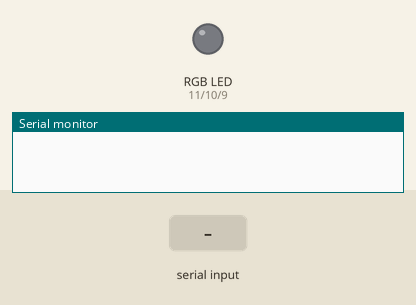
Simulated run of this sketch. Board: Arduino Uno, built with avr-gcc and run on an emulated ATmega328P. Shown: an RGB LED mixed from three pins (HIGH = lit), the last lines printed to the serial monitor. The test bench sets the inputs (shaded band).

Above: at 1.2 s.
1.3 s: "r90\n" received over Serial
At 2.1 s:
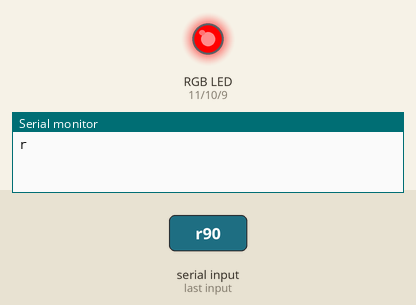
3.8 s: "g90\n" received over Serial
At 4.4 s:
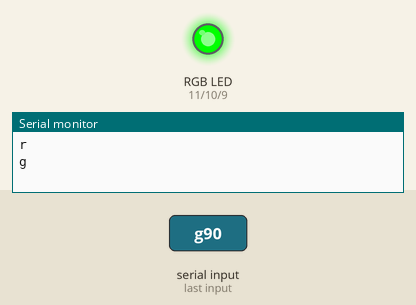
6.3 s: "b90\n" received over Serial
At 7.0 s:
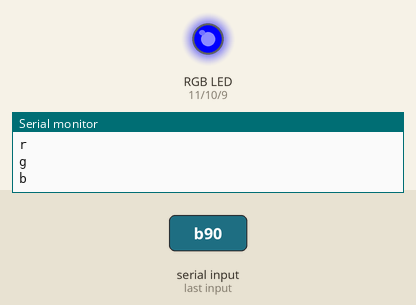
Timing chart, 0 to 9.3 s (numbered marks = the images above; inputs shaded):
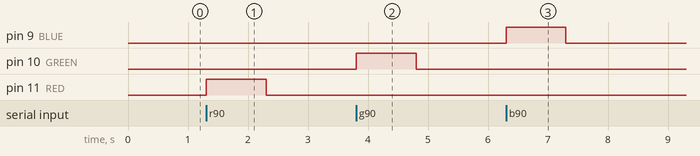

Measured:
- after the input at 1.3 s, pin 11 (RED): LOW → HIGH at once, → LOW 1.0 s later
- after the input at 3.8 s, pin 10 (GREEN): LOW → HIGH at once, → LOW 1.0 s later
- after the input at 6.3 s, pin 9 (BLUE): LOW → HIGH at once, → LOW 1.0 s later

The sketch:

serialRGB.ino
```cpp
int RED = 11;
int GREEN = 10;
int BLUE = 9;

int brightness;
int led;


void setup() {
  // put your setup code here, to run once:
  pinMode(RED, OUTPUT);
  pinMode(GREEN, OUTPUT);
  pinMode(BLUE, OUTPUT);

  Serial.begin(115200);
}

void loop() {
  // put your main code here, to run repeatedly:
  if (Serial.available() > 0) {
    char c = Serial.read();

    Serial.print(c);

    if (c == 'r') led = RED;
    else if (c == 'g') led = GREEN;
    else if (c == 'b') led = BLUE;

    brightness = Serial.parseInt();
    brightness = map(brightness, 0, 9, 0, 255);
    brightness = constrain(brightness, 0, 255);

    analogWrite(led, brightness);

    // delay(200);
  }
}
```
